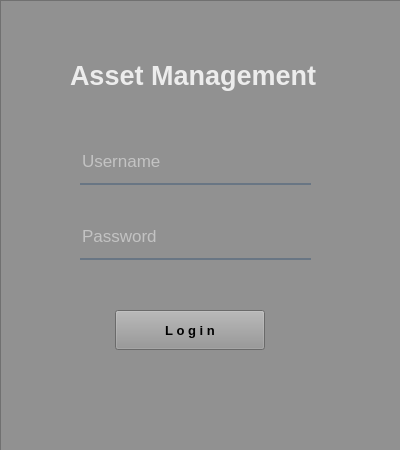
<?xml version="1.0" encoding="UTF-8"?>
<ui version="4.0">
 <class>MainWindow</class>
 <widget class="QMainWindow" name="MainWindow">
  <property name="geometry">
   <rect>
    <x>0</x>
    <y>0</y>
    <width>400</width>
    <height>450</height>
   </rect>
  </property>
  <property name="minimumSize">
   <size>
    <width>400</width>
    <height>450</height>
   </size>
  </property>
  <property name="maximumSize">
   <size>
    <width>400</width>
    <height>450</height>
   </size>
  </property>
  <property name="windowTitle">
   <string>MainWindow</string>
  </property>
  <widget class="QWidget" name="centralwidget">
   <widget class="QFrame" name="frame">
    <property name="geometry">
     <rect>
      <x>0</x>
      <y>0</y>
      <width>401</width>
      <height>451</height>
     </rect>
    </property>
    <property name="frameShape">
     <enum>QFrame::StyledPanel</enum>
    </property>
    <property name="frameShadow">
     <enum>QFrame::Raised</enum>
    </property>
    <widget class="QWidget" name="LoginWidget_2" native="true">
     <property name="geometry">
      <rect>
       <x>0</x>
       <y>-20</y>
       <width>400</width>
       <height>500</height>
      </rect>
     </property>
     <property name="minimumSize">
      <size>
       <width>400</width>
       <height>500</height>
      </size>
     </property>
     <property name="maximumSize">
      <size>
       <width>400</width>
       <height>500</height>
      </size>
     </property>
     <widget class="QLabel" name="LoginBackground_5">
      <property name="geometry">
       <rect>
        <x>0</x>
        <y>0</y>
        <width>400</width>
        <height>500</height>
       </rect>
      </property>
      <property name="minimumSize">
       <size>
        <width>400</width>
        <height>500</height>
       </size>
      </property>
      <property name="maximumSize">
       <size>
        <width>400</width>
        <height>500</height>
       </size>
      </property>
      <property name="styleSheet">
       <string notr="true">border-image: url(:/LoginPic/LoginPic.jpg);
border-radius : 20px;

</string>
      </property>
      <property name="text">
       <string/>
      </property>
     </widget>
     <widget class="QLabel" name="LoginBackground_ForShape">
      <property name="geometry">
       <rect>
        <x>0</x>
        <y>0</y>
        <width>400</width>
        <height>500</height>
       </rect>
      </property>
      <property name="minimumSize">
       <size>
        <width>400</width>
        <height>500</height>
       </size>
      </property>
      <property name="maximumSize">
       <size>
        <width>400</width>
        <height>500</height>
       </size>
      </property>
      <property name="styleSheet">
       <string notr="true">background-color : rgba(0,0,0,100);
border-radius : 15px;</string>
      </property>
      <property name="text">
       <string/>
      </property>
     </widget>
     <widget class="QLabel" name="Program_Title">
      <property name="geometry">
       <rect>
        <x>70</x>
        <y>60</y>
        <width>271</width>
        <height>71</height>
       </rect>
      </property>
      <property name="font">
       <font>
        <pointsize>20</pointsize>
        <weight>75</weight>
        <bold>true</bold>
       </font>
      </property>
      <property name="styleSheet">
       <string notr="true">color: rgba(255, 255, 255,210);</string>
      </property>
      <property name="text">
       <string>Asset Management</string>
      </property>
     </widget>
     <widget class="QLineEdit" name="Username_Input">
      <property name="geometry">
       <rect>
        <x>80</x>
        <y>165</y>
        <width>231</width>
        <height>40</height>
       </rect>
      </property>
      <property name="font">
       <font>
        <pointsize>13</pointsize>
       </font>
      </property>
      <property name="styleSheet">
       <string notr="true">background-color : rgba(0,0,0,0);
border : none;
border-bottom : 2px solid rgba(105,118,132,255);
color : rgba(255,255,255,230);
padding-bottom : 7px;
</string>
      </property>
      <property name="text">
       <string/>
      </property>
      <property name="placeholderText">
       <string>Username</string>
      </property>
     </widget>
     <widget class="QLineEdit" name="Password_Input">
      <property name="geometry">
       <rect>
        <x>80</x>
        <y>240</y>
        <width>231</width>
        <height>40</height>
       </rect>
      </property>
      <property name="font">
       <font>
        <pointsize>13</pointsize>
       </font>
      </property>
      <property name="styleSheet">
       <string notr="true">background-color : rgba(0,0,0,0);
border : none;
border-bottom : 2px solid rgba(105,118,132,255);
color : rgba(255,255,255,230);
padding-bottom : 7px;
</string>
      </property>
      <property name="echoMode">
       <enum>QLineEdit::Password</enum>
      </property>
      <property name="placeholderText">
       <string>Password</string>
      </property>
     </widget>
     <widget class="QPushButton" name="Login_Pushbutton">
      <property name="geometry">
       <rect>
        <x>115</x>
        <y>330</y>
        <width>150</width>
        <height>40</height>
       </rect>
      </property>
      <property name="font">
       <font>
        <pointsize>10</pointsize>
        <weight>75</weight>
        <bold>true</bold>
       </font>
      </property>
      <property name="styleSheet">
       <string notr="true">background-color: rgb(149, 149, 149);
border-color: rgb(255, 255, 255);</string>
      </property>
      <property name="text">
       <string>L o g i n</string>
      </property>
     </widget>
    </widget>
   </widget>
  </widget>
 </widget>
 <resources>
  <include location="../Program/IconsForWindows.qrc"/>
 </resources>
 <connections/>
</ui>
